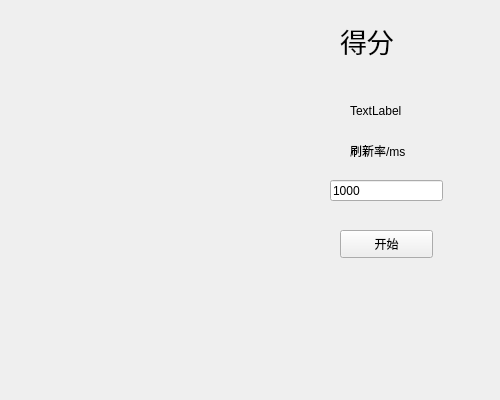
<?xml version="1.0" encoding="UTF-8"?>
<ui version="4.0">
 <class>gamebox</class>
 <widget class="QWidget" name="gamebox">
  <property name="geometry">
   <rect>
    <x>0</x>
    <y>0</y>
    <width>500</width>
    <height>400</height>
   </rect>
  </property>
  <property name="windowTitle">
   <string>单人游戏</string>
  </property>
  <widget class="QLabel" name="label">
   <property name="geometry">
    <rect>
     <x>340</x>
     <y>10</y>
     <width>81</width>
     <height>61</height>
    </rect>
   </property>
   <property name="font">
    <font>
     <pointsize>20</pointsize>
    </font>
   </property>
   <property name="text">
    <string>得分</string>
   </property>
  </widget>
  <widget class="QLabel" name="score">
   <property name="geometry">
    <rect>
     <x>350</x>
     <y>90</y>
     <width>101</width>
     <height>41</height>
    </rect>
   </property>
   <property name="text">
    <string>TextLabel</string>
   </property>
  </widget>
  <widget class="QPushButton" name="startbtn">
   <property name="geometry">
    <rect>
     <x>340</x>
     <y>230</y>
     <width>93</width>
     <height>28</height>
    </rect>
   </property>
   <property name="text">
    <string>开始</string>
   </property>
  </widget>
  <widget class="QLabel" name="label_2">
   <property name="geometry">
    <rect>
     <x>350</x>
     <y>140</y>
     <width>91</width>
     <height>21</height>
    </rect>
   </property>
   <property name="text">
    <string>刷新率/ms</string>
   </property>
  </widget>
  <widget class="QLineEdit" name="speed">
   <property name="geometry">
    <rect>
     <x>330</x>
     <y>180</y>
     <width>113</width>
     <height>21</height>
    </rect>
   </property>
   <property name="text">
    <string>1000</string>
   </property>
  </widget>
 </widget>
 <resources/>
 <connections/>
</ui>
